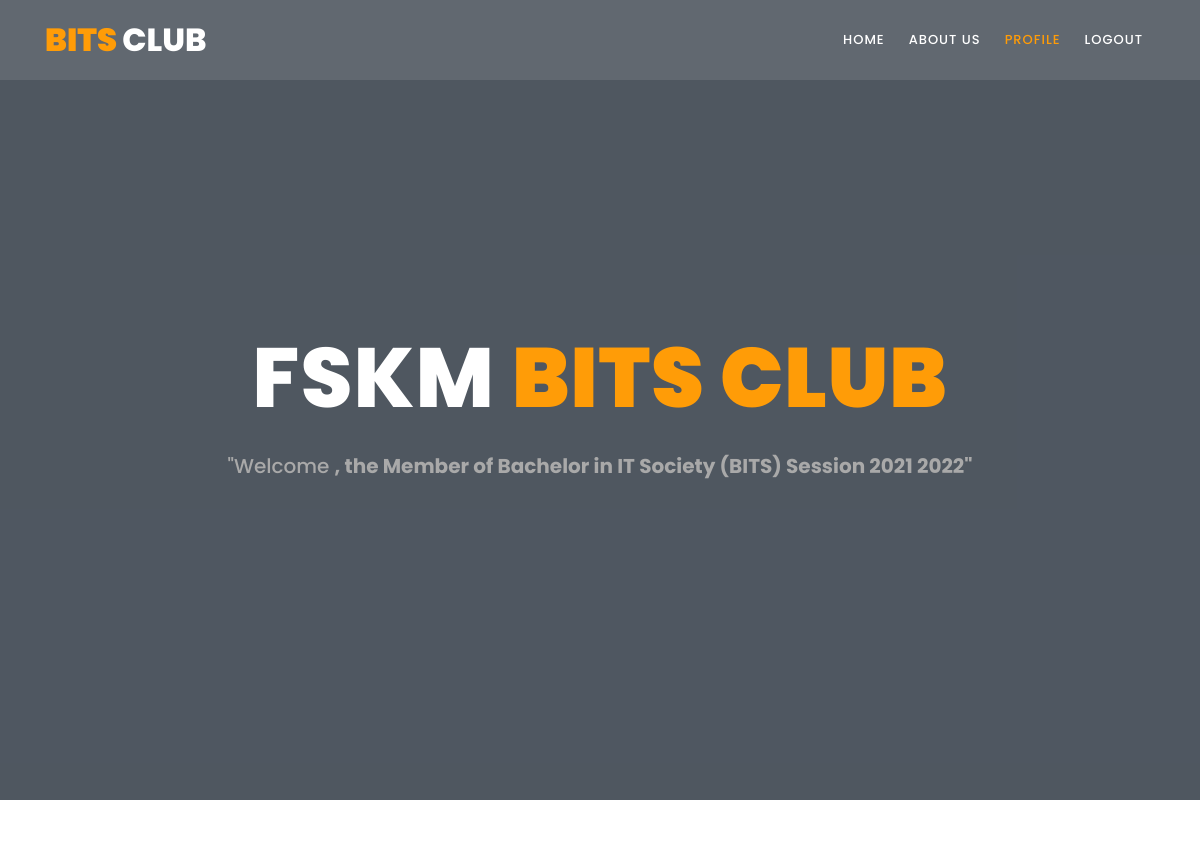
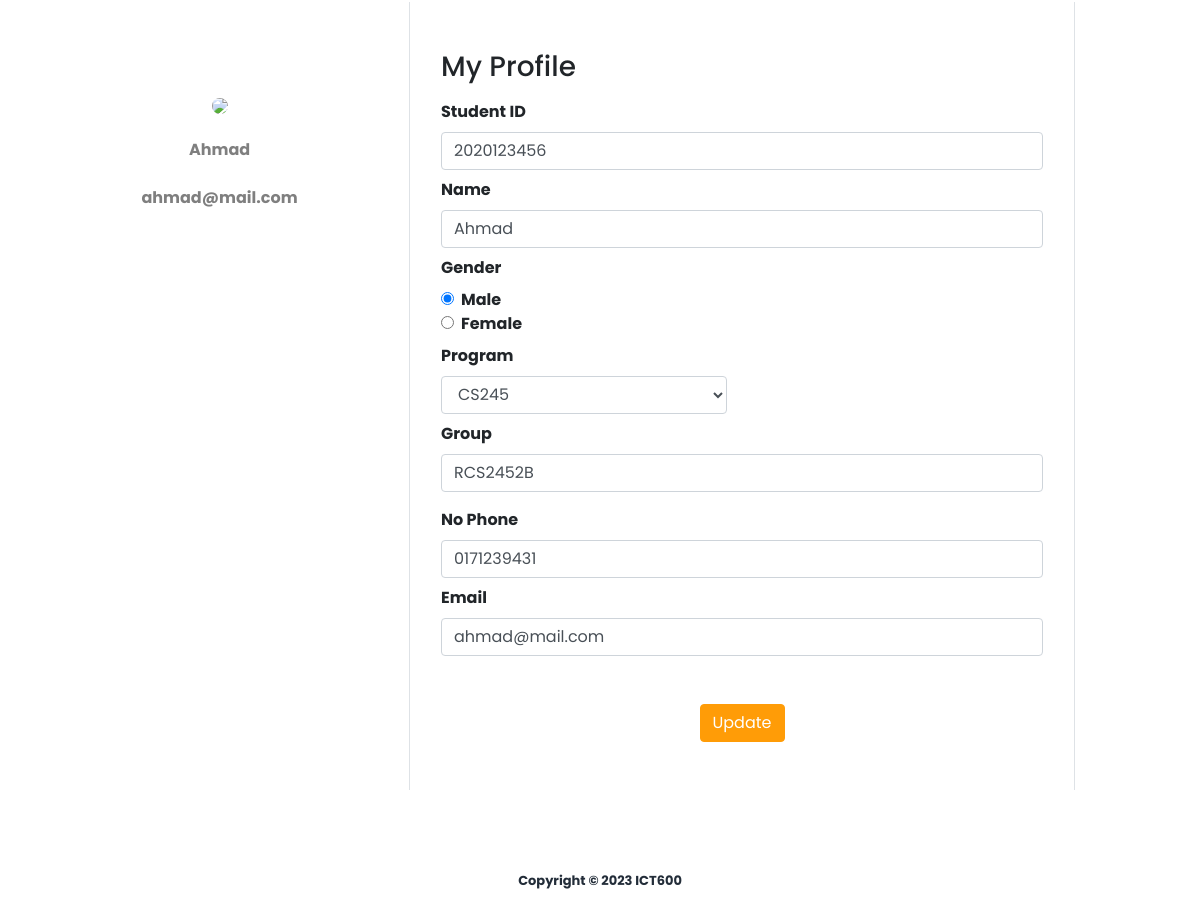
/profileMemberupdate.php?member_id=2, run on the app's committed database (2 pictures, top to bottom).
### tables this page shows
CREATE TABLE `member_approval` (
  `member_id` int(10) NOT NULL,
  `studentID` int(10) NOT NULL,
  `adminID` int(10) DEFAULT NULL,
  `mbr_name` text NOT NULL,
  `mbr_gender` text NOT NULL,
  `mbr_prog` text NOT NULL,
  `mbr_group` text NOT NULL,
  `mbr_phone` text NOT NULL,
  `mbr_email` text NOT NULL,
  `mbr_pass` text NOT NULL,
  `mbr_confirm_pass` text NOT NULL,
  `mbr_reg_date` date NOT NULL,
  `mbr_approval` text DEFAULT NULL,
  `mbr_type` text DEFAULT NULL
);

### profileMemberupdate.php (the view, shortened to what this page needs)
	<?php
	include "headerMember.php";
	if (isset($_GET['member_id'])) {
	$member_id = $_GET['member_id'];
	include "dbBits.php";
		$query = "SELECT * FROM member_approval WHERE member_id = '$member_id' ";
		$result = mysqli_query($db, $query);
		$row = mysqli_fetch_assoc($result);
	?>
	<section class="section">
	<div class="container rounded bg-white mt-5 mb-5">
	<form method="post" action="profileMemberupdate.php">
    <div class="row">
        <div class="col-md-4 border-right">
            <div class="d-flex flex-column align-items-center text-center p-3 py-5">
				<img class="rounded-circle mt-5" src="https://png.pngitem.com/pimgs/s/418-4181184_transparent-mikasa-ackerman-png-child-mikasa-ackerman-png.png"><br>
				<span for="mbr_name" class="text-black-50">
				<input type="hidden" value ="<?php echo $row['mbr_name']?>" ><?php echo $row['mbr_name']?>
				</span><br>
				<span for="mbr_email" class="text-black-50">
				<input type="hidden" value ="<?php echo $row['mbr_email']?>"><?php echo $row['mbr_email']?>
				</span>
			</div>
        </div>
        <div class="col-md-7 border-right">
            <div class="p-3 py-5">
                <div class="d-flex justify-content-between align-items-center mb-3">
                    <h3 class="text-right">My Profile</h3>
                </div>
                <div class="row mt-2">
                    <div class="col-md-12">
					<label for="studentID" class="labels">Student ID</label>
					<input type="text" name="studentID" class="form-control" value ="<?php echo $row['studentID']?>">
					</div>
                </div>
				<div class="row mt-2">
                    <div class="col-md-12">
					<label for="mbr_name" class="labels">Name</label>
					<input type="text" name="mbr_name" class="form-control" value="<?php echo $row['mbr_name']?>">
					</div>
                </div>
				<div class="row mt-2">
                    <div class="col-md-12">
					<label for="mbr_gender" class="labels">Gender</label>
						<div class="form-check">
							<input class="form-check-input" type="radio" name="mbr_gender" value="Male" <?php if ($row['mbr_gender']=='Male') echo "checked"?>>
							<label class="form-check-label" for="mbr_gender">Male</label>
						</div>
						<div class="form-check">
							<input class="form-check-input" type="radio" name="mbr_gender" value="Female" <?php if ($row['mbr_gender']=='Female') echo "checked"?>>
							<label class="form-check-label" for="mbr_gender">Female</label>
						</div>
					</div>
                </div>
				<div class="row mt-2">
                    <div class="col-md-6">
					<label for="mbr_prog" class="labels">Program</label>
					<select name="mbr_prog" id="mbr_prog" class="form-control">
						<option value="CS245" <?php if ($row['mbr_prog']=='CS245') echo "selected"?>>CS245</option>
					</select>
					</div>
                </div>
				<div class="row mt-2">
                    <div class="col-md-12">
					<label for="mbr_group" class="labels">Group</label>
					<input type="text" name="mbr_group" class="form-control" value="<?php echo $row['mbr_group']?>">
					</div>
                </div>
				<div class="row mt-3">
                    <div class="col-md-12">
					<label for="mbr_phone" class="labels">No Phone</label>
					<input type="text" name="mbr_phone" class="form-control" value="<?php echo $row['mbr_phone']?>">
					</div>
                </div>
				<div class="row mt-2">
                    <div class="col-md-12">
					<label for="mbr_email" class="labels">Email</label>
					<input type="email" name="mbr_email" class="form-control" value="<?php echo $row['mbr_email']?>">
					</div>
                </div>
                <div class="mt-5 text-center">
					<input type="submit" class="btn btn-primary profile-button" name="UpdateUser" value="Update">
				</div>
            </div>
        </div>
    </div>
	</div>
	</section>
	<?php
	}
	?>
	<?php
include "footerAdmin.php";
?>

### assets/css/style.css (style rules this page uses)
html, body, div, span, applet, object, iframe, h1, h2, h3, h4, h5, h6, p, blockquote, div pre, a, abbr, acronym, address, big, cite, code, del, dfn, em, font, img, ins, kbd, q, s, samp, small, strike, strong, sub, sup, tt, var, b, u, i, center, dl, dt, dd, ol, ul, li, figure, header, nav, section, article, aside, footer, figcaption { margin: 0; padding: 0; border: 0; outline: 0; }
header, nav, section, article, aside, footer, hgroup { display: block; }
* { box-sizing: border-box; }
html, body { font-family: 'Poppins', sans-serif; font-weight: 400; background-color: #fff; font-size: 16px; -ms-text-size-adjust: 100%; -webkit-font-smoothing: antialiased; -moz-osx-font-smoothing: grayscale; }
h1, h2, h3, h4, h5, h6 { margin-top: 0px; margin-bottom: 0px; }
html, body { background: #fff; font-family: 'Poppins', sans-serif; }
.btn-primary { border-color: #ff9c07; background-color: #ff9c07; }

### data on the page
member_approval: mbr_name "Ahmad", mbr_email "ahmad@mail.com", studentID "2020123456", mbr_gender "☑", mbr_prog "CS245", mbr_group "RCS2452B", mbr_phone "0171239431"
